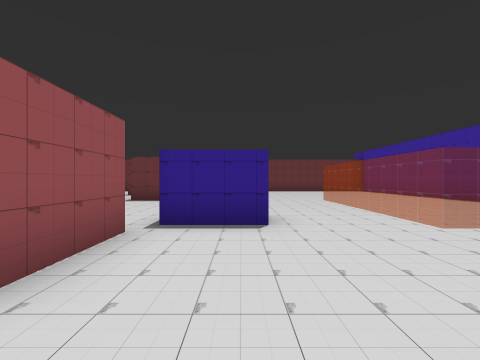
view 1 (above)

16 first-person views from a walk through a 3-D level made in the Unity game engine. The camera is 1.4 m above the floor, looks level and sees 90° across. Doors are open. The floor is counted in squares, 2 m on a side. Each view is taken from the middle of a square. On the plan, view 1 faces up. The plan holds only what a view shows up to about 9 squares ahead; the rest is blank. The place goes on beyond the plan. The player character is not drawn. Some surface patterns are stand-ins.

view 2
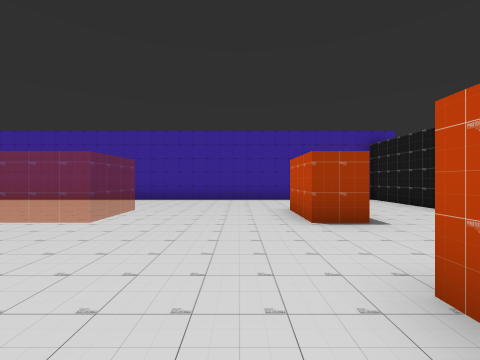

view 3
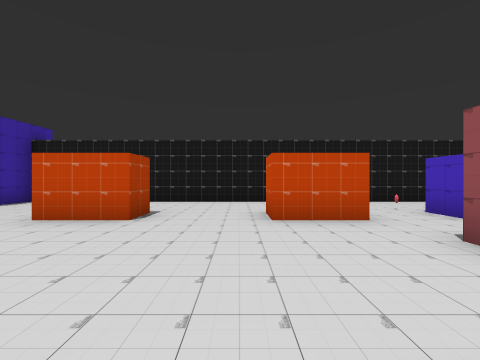

view 4
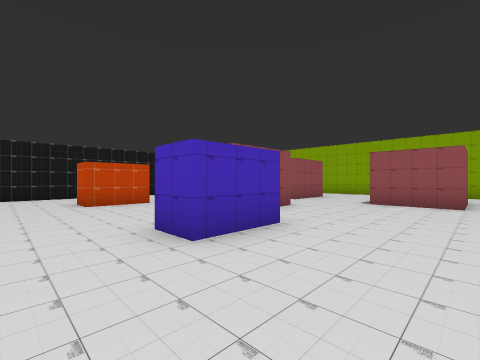

view 5
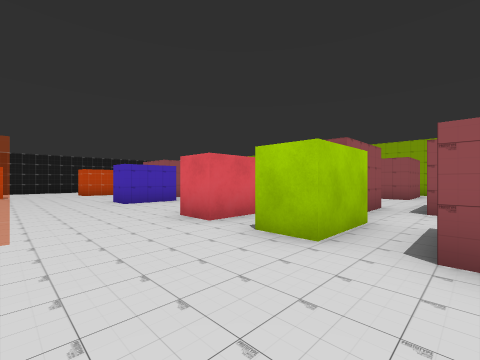

view 6
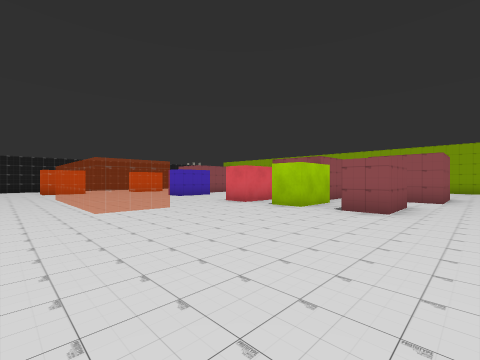

view 7
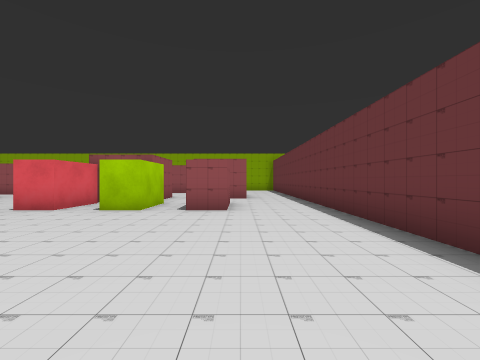

view 8
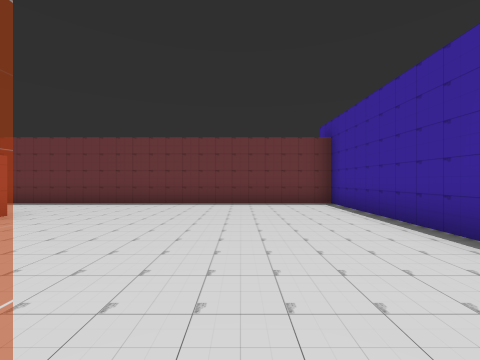

view 9
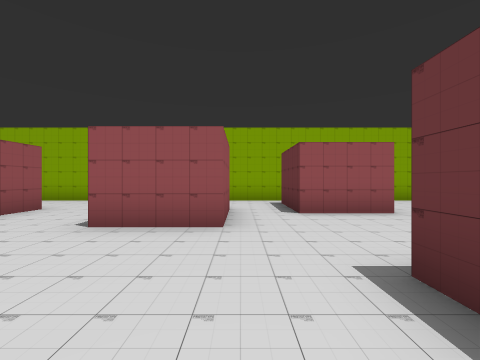

view 10
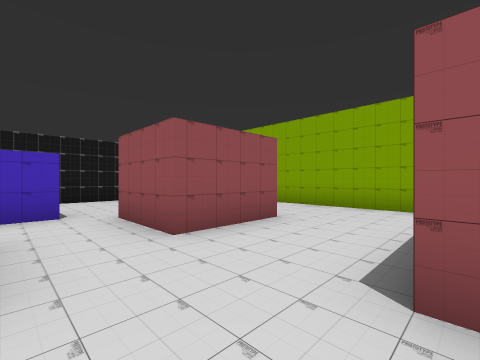

view 11
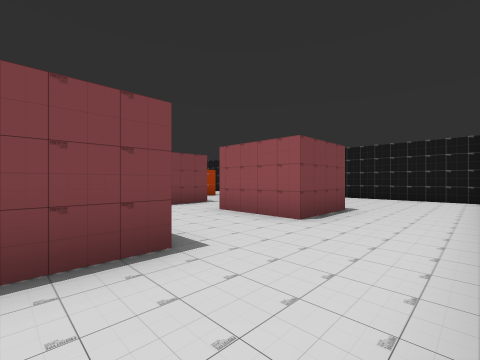

view 12
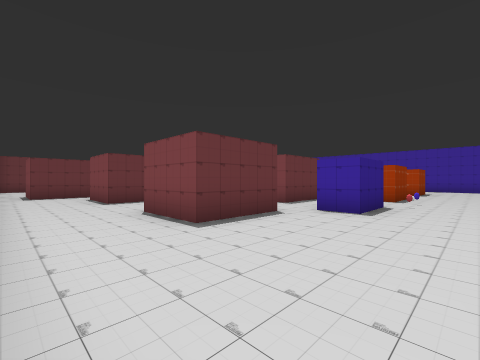

view 13
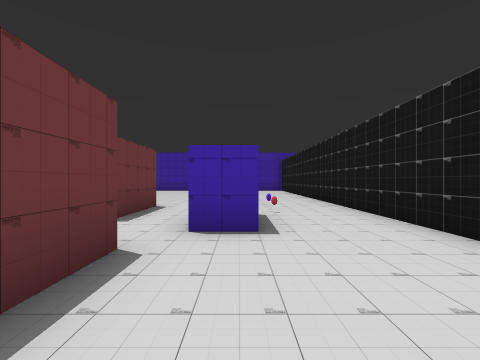

view 14
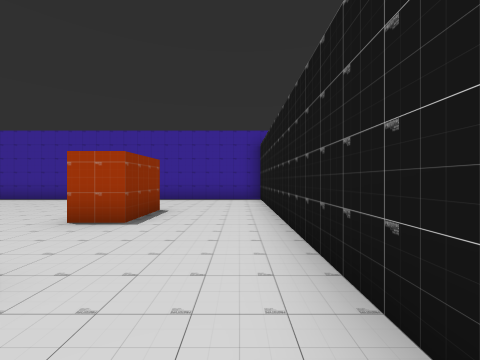

view 15
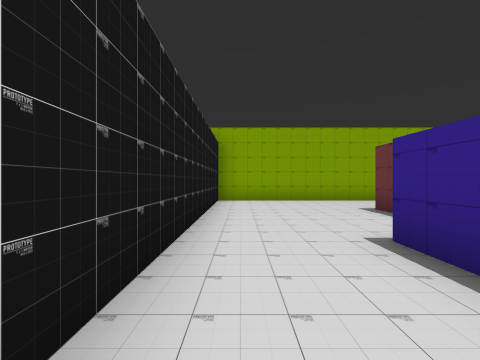

view 16
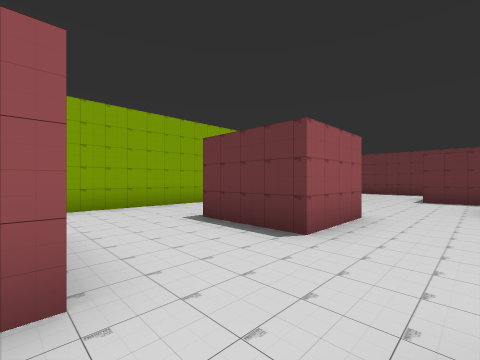

### Floor plan
Key: @ floor where view 1 was taken; # wall or solid block; . floor; = window, fence, low wall or low ledge; O other object.
Columns run from 11 left of view 1 to 8 right of it. Each row starts with its distance up from view 1.
 16         ############
 15         ...........#
 14       .............#
 13 #     ###..........#
 12 #    .###.##.......#
 11    ................#
 10    ##...####.......#
  9  .###...##.........#
  8 #........###..==...#
  7 #.............==...#
  6 #...##........==...#
  5 #...##........==...#
  4 #.........##..==...#
  3 #.......##.........#
  2 #...##..##.........#
  1 #...##.............#
  0 #..........@.......#
 -1 #......#..##..##...#
 -2 #.......OO.........#
 -3 #..................#
 -4 ####################

Positions as (right, up) in squares from view 1, and headings:
1: (0, 0), facing up
2: (-1, 1), facing right
3: (1, 4), facing down
4: (2, 7), facing down-left
5: (3, 12), facing down-left
6: (6, 14), facing down-left
7: (6, 13), facing left
8: (5, 8), facing up
9: (-2, 7), facing left
10: (-4, 5), facing down-left
11: (-10, 6), facing down-right
12: (-10, -3), facing up-right
13: (-8, -1), facing right
14: (-1, -3), facing right
15: (-2, -3), facing left
16: (-4, 2), facing up-left
